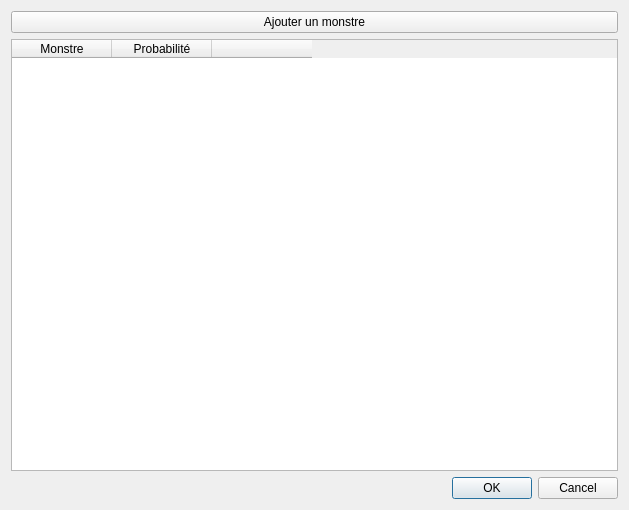
<?xml version="1.0" encoding="UTF-8"?>
<ui version="4.0">
 <class>EditerMonstreDeLaMap</class>
 <widget class="QDialog" name="EditerMonstreDeLaMap">
  <property name="geometry">
   <rect>
    <x>0</x>
    <y>0</y>
    <width>629</width>
    <height>510</height>
   </rect>
  </property>
  <property name="windowTitle">
   <string>Dialog</string>
  </property>
  <layout class="QVBoxLayout" name="verticalLayout">
   <item>
    <layout class="QHBoxLayout" name="lay_ajouter">
     <item>
      <widget class="QPushButton" name="bout_ajouter">
       <property name="text">
        <string>Ajouter un monstre</string>
       </property>
      </widget>
     </item>
    </layout>
   </item>
   <item>
    <widget class="QTableWidget" name="tableau">
     <column>
      <property name="text">
       <string>Monstre</string>
      </property>
     </column>
     <column>
      <property name="text">
       <string>Probabilité</string>
      </property>
     </column>
     <column>
      <property name="text">
       <string/>
      </property>
     </column>
    </widget>
   </item>
   <item>
    <widget class="QDialogButtonBox" name="buttonBox">
     <property name="orientation">
      <enum>Qt::Horizontal</enum>
     </property>
     <property name="standardButtons">
      <set>QDialogButtonBox::Cancel|QDialogButtonBox::Ok</set>
     </property>
    </widget>
   </item>
  </layout>
 </widget>
 <resources/>
 <connections>
  <connection>
   <sender>buttonBox</sender>
   <signal>accepted()</signal>
   <receiver>EditerMonstreDeLaMap</receiver>
   <slot>accept()</slot>
   <hints>
    <hint type="sourcelabel">
     <x>248</x>
     <y>254</y>
    </hint>
    <hint type="destinationlabel">
     <x>157</x>
     <y>274</y>
    </hint>
   </hints>
  </connection>
  <connection>
   <sender>buttonBox</sender>
   <signal>rejected()</signal>
   <receiver>EditerMonstreDeLaMap</receiver>
   <slot>reject()</slot>
   <hints>
    <hint type="sourcelabel">
     <x>316</x>
     <y>260</y>
    </hint>
    <hint type="destinationlabel">
     <x>286</x>
     <y>274</y>
    </hint>
   </hints>
  </connection>
 </connections>
</ui>
